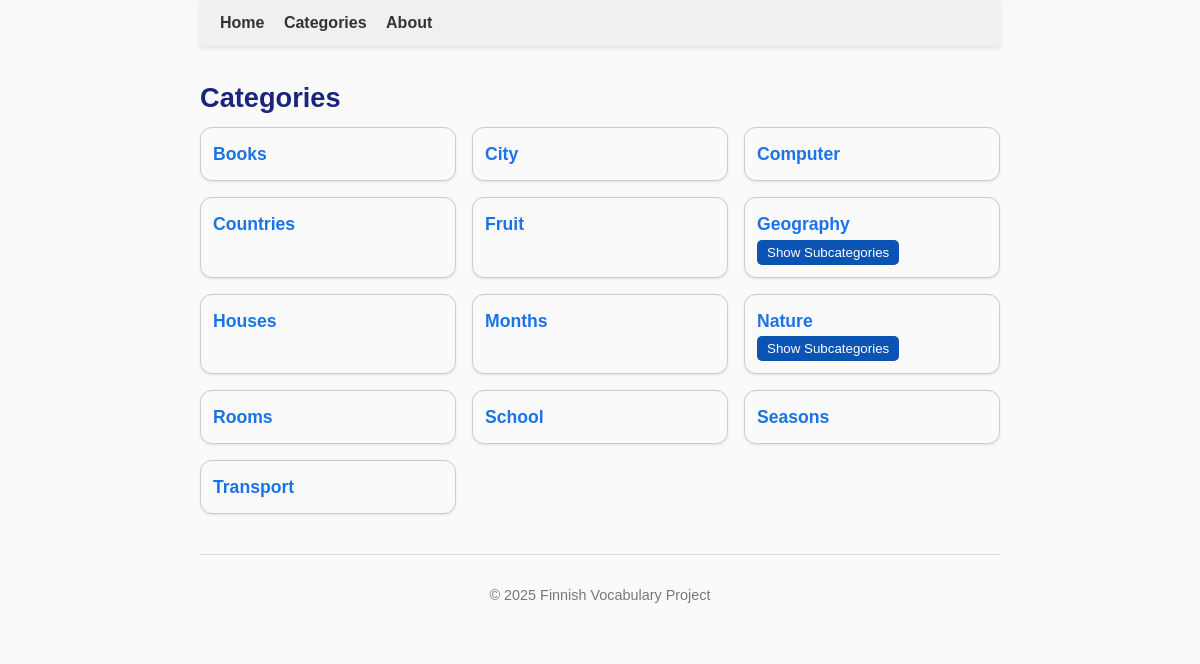
/categories, run on an earlier commit of the app's database.
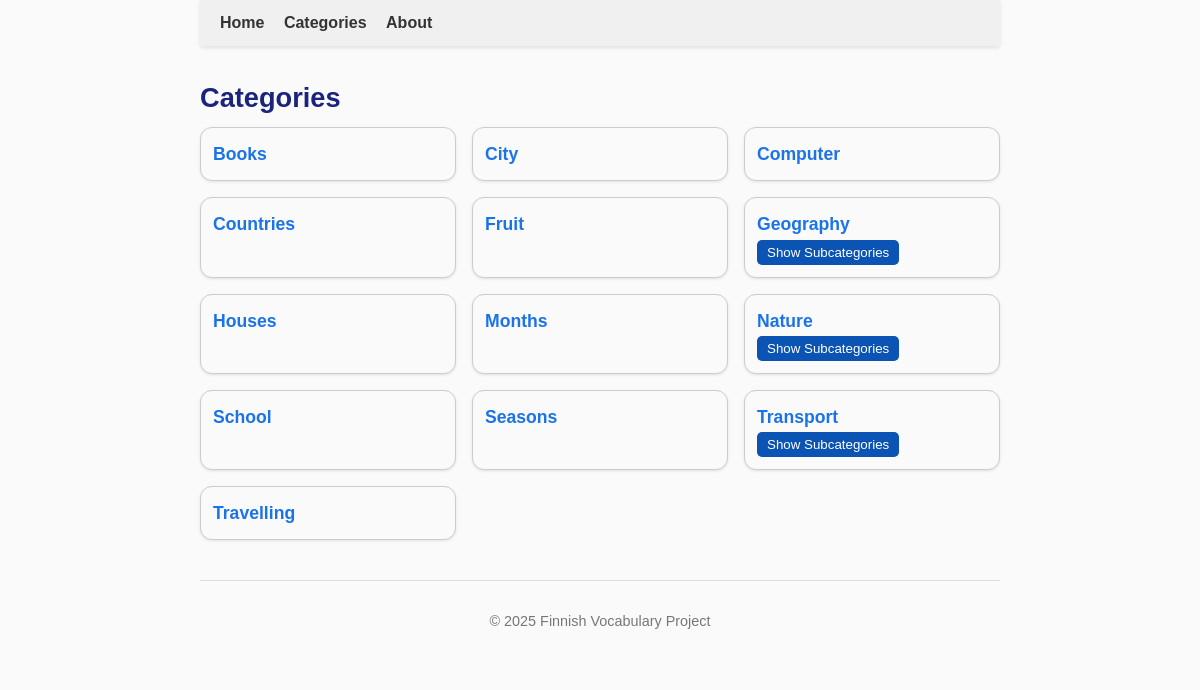
And on a later commit of the database.
### tables this page shows
CREATE TABLE categories (
    id INTEGER PRIMARY KEY,
    name TEXT NOT NULL UNIQUE,
    parent_id INTEGER REFERENCES categories(id)
, description TEXT);

### app.py (the view)
@app.route('/categories')
def categories():
    conn = sqlite3.connect("finnish.db")
    conn.row_factory = sqlite3.Row
    cur = conn.cursor()
    cur.execute("SELECT id, name, parent_id FROM categories ORDER BY name")
    rows = cur.fetchall()
    categories_dict = {}
    for row in rows:
        if row['parent_id']:
            categories_dict.setdefault(row['parent_id'], []).append(row)
        else:
            categories_dict.setdefault(None, []).append(row)
    conn.close()
    return render_template('categories.html', categories=categories_dict)

### templates/categories.html (shortened to what this page needs)
{% extends "base.html" %}
{% block content %}
<h2>Categories</h2>
<div class="category-grid">
{% for cat in categories.get(None, []) %}
    <div class="category-card">
        <a href="{{ url_for('show_category', category_name=cat['name']) }} " class="category-link">
            <span class="title">{{ cat['name'] }}</span>
        </a>
        {% if categories.get(cat['id']) %}
        <div class="subcats-toggle">
            <button class="expand-btn">Show Subcategories</button>
        </div>
    {% endif %}
    </div>
{% endfor %}
</div>
{% endblock %}

What changed in the data, as far as the page shows it:
removed categories: name "Rooms"
shown differently, row unchanged: categories "Transport": now shows "Show Subcategories"
added categories: name "Travelling"
